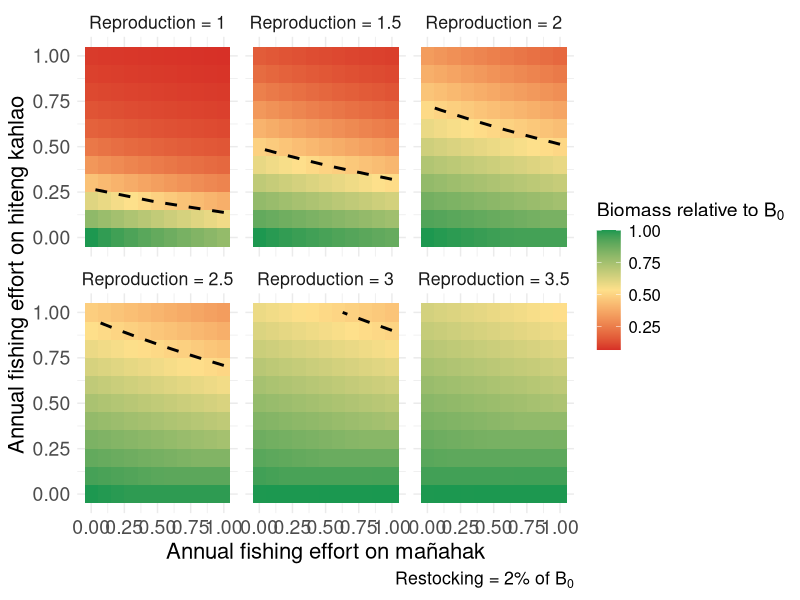

The R script that drew this image:
library(tidyverse)
library(viridis)

# Parameters
burn_in_time <- 100  # Define burn-in period of 100 timesteps
time_steps <- 500 

# Parameters
juvenile_survival_rate <- 1 - ((0.429 * 2) / 2)
subadult_survival_rate <- 1 - ((0.429 * 1.5) / 2)
adult_survival_rate <- 1 - (0.429 / 2)

juvenile_to_subadult_rate <- 1
subadult_to_adult_rate <- 0.5

#reproduction_rate <- 2
#reproduction_rate_2 <- 1.5

carrying_capacity <- 68
time_steps <- 500

# Parameter ranges
fishing_effort_values <- seq(0, 0.5, by = 0.05)

# Define the range of restocking mortality rates
restocking_mortality_rate <- 0.2
reproduction_rates <- seq(1, 3.5, by = 0.5)
#reproduction_rates_2 <- reproduction_rates * 0.75

#restocking scenario
restocked_juveniles = 1

#Current fishing for burn in
F_current_instantaneous <- 0.09
F_current_discrete <- (1 - exp(-F_current_instantaneous))/2
F_current_discrete_juv <- 0.01




# Update run_simulation to include restocking mortality
run_simulation <- function(F_adults, F_juveniles, restocked_juveniles, reproduction_rate, 
                           burn_in_time = 100) {
  juvenile_population <- 10
  subadult_population <- 10
  adult_population <- 10
  
  # Store population over time
  population_over_time <- numeric(time_steps)
  
  for (t in 1:time_steps) {
    if (t <= burn_in_time) {
      # Burn-in period with burn in fishing and no restocking
      F_adults_current <- F_current_discrete
      F_juveniles_current <- F_current_discrete_juv
      restocking <- 0
    } else {
      # Post burn-in period with specified fishing and restocking
      F_adults_current <- F_adults
      F_juveniles_current <- F_juveniles
      restocking <- restocked_juveniles * (1 - restocking_mortality_rate)
    }
    
    if (t %% 2 == 0) {
      current_reproduction_rate <- reproduction_rate
    } else {
      current_reproduction_rate <- reproduction_rate * 0.75
    }
    
    total_population <- juvenile_population + subadult_population + adult_population
    new_juveniles <- adult_population * current_reproduction_rate * (1 - total_population / carrying_capacity)
    surviving_juveniles <- juvenile_population * juvenile_survival_rate * (1 - F_juveniles_current)
    new_subadults <- juvenile_population * juvenile_to_subadult_rate
    surviving_subadults <- subadult_population * subadult_survival_rate
    new_adults <- subadult_population * subadult_to_adult_rate
    surviving_adults <- adult_population * adult_survival_rate * (1 - F_adults_current)
    
    if (t %% 2 == 0) {
      subadult_population <- max(0, new_subadults + surviving_subadults - new_adults + restocking)
    } else {
      subadult_population <- max(0, new_subadults + surviving_subadults - new_adults)
    }
    
    juvenile_population <- max(0, new_juveniles + surviving_juveniles - new_subadults)
    adult_population <- max(0, new_adults + surviving_adults)
    
    # Store total population at each timestep
    population_over_time[t] <- juvenile_population + subadult_population + adult_population
  }
  
  # Return the average of the last 20 timesteps
  avg_population_last_20 <- mean(population_over_time[(time_steps - 19):time_steps])
  
  return(avg_population_last_20)
}

# Sensitivity analysis loop
all_results <- data.frame()

for (reproduction_rate in reproduction_rates) {
  # Create a dataframe to store results for this restocking mortality rate
  sensitivity_results <- expand.grid(
    F_adults = fishing_effort_values,
    F_juveniles = fishing_effort_values
  ) %>%
    mutate(
      Avg_Total_Population = 0
    )
  
  # Reference population with zero fishing effort
  reference_population <- run_simulation(
    F_adults = 0,
    F_juveniles = 0,
    restocked_juveniles = 1,
    reproduction_rate = reproduction_rate,
    burn_in_time = 100
  )
  
  # Sensitivity analysis loop
  for (i in seq_len(nrow(sensitivity_results))) {
    sensitivity_results$Avg_Total_Population[i] <- run_simulation(
      F_adults = sensitivity_results$F_adults[i],
      F_juveniles = sensitivity_results$F_juveniles[i],
      restocked_juveniles = 1,
      reproduction_rate = reproduction_rate,
      burn_in_time = 100
    )
  }
  
  # Normalize by the reference population
  sensitivity_results <- sensitivity_results %>%
    mutate(
      Relative_Population = Avg_Total_Population / reference_population,
      Reproduction_Rate = reproduction_rate
    )
  
  # Combine results for all restocking mortality rates
  all_results <- bind_rows(all_results, sensitivity_results)
}

# Custom labeller function for restocking mortality
reproduction_labeller <- function(values) {
  paste("Reproduction =", values)
}

restocked_juveniles / reference_population

# Update the code to use this custom labeller
ggplot(all_results, aes(x = F_juveniles*2, y = F_adults*2, fill = Relative_Population)) +
  geom_tile() +
  geom_contour(
    aes(z = Relative_Population), 
    breaks = 0.5, 
    color = "black", 
    linetype = "dashed", 
    linewidth = 1
  ) +
  facet_wrap(
    ~Reproduction_Rate, 
    labeller = labeller(Reproduction_Rate = function(values) reproduction_labeller(values))
  ) +
  scale_fill_gradientn(
    colors = c("#d73027", "#fee08b", "#1a9850"), # Color-blind friendly palette
    name = bquote("Biomass relative to"~B[0]),
  ) +
  labs(
    x = "Annual fishing effort on mañahak",
    y = "Annual fishing effort on hiteng kahlao",
    caption = bquote("Restocking = 2% of"~B[0]),
  ) +
  theme_minimal() +
  theme(
    text = element_text(size = 16),
    plot.title = element_text(size = 16),
    axis.title = element_text(size = 16),
    axis.text = element_text(size = 14),
    legend.title = element_text(size = 14),
    legend.text = element_text(size = 12)
  )








